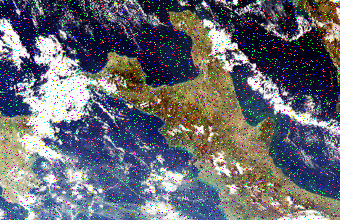
%> input picture Quiz 1/Ex5.png, 340 x 220 px
$ octave Ex5.m   (GNU Octave 9; MATLAB toolbox functions it lacks are replaced by stand-ins)
%> lines starting %> are read from the running program, lines starting %| are printed output that depends on the picture
##Ex5. Image Restoration – Noise Reduction and Sharpening

clear, clc, close all;
pkg load image;
FS = 15;

################################################################################
Img = imread('Ex5.png');
%> Img is the input picture: size 220x340x3 uint8; mean R, G, B 102.5, 104.4, 113.4

##1. Read a given noisy color image (‘Ex5.png’). Display the original image in color
## and grayscale format.
gray_Img = rgb2gray(Img);
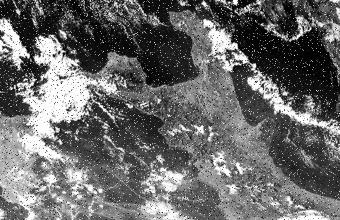
%> gray_Img: size 220x340 uint8; min 0, max 255, mean 104.8

figure(1), clf;
subplot(1, 2, 1), imshow(Img), title('Original Image', "fontsize", FS);
subplot(1, 2, 2), imshow(gray_Img), title('Grayscale Image', "fontsize", FS);

################################################################################

##2. Using a two-dimensional LPF to denoise the original image. Parameters of the
## filter are optional.
h = fspecial('gaussian', [5 5], 1);

denoise_Img = imfilter(gray_Img, h, 'symmetric');
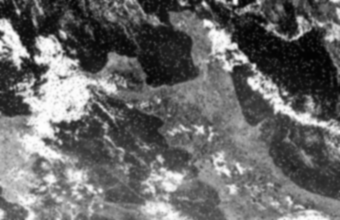
%> denoise_Img: size 220x340 uint8; min 2, max 254, mean 104.8
figure(2), clf;
subplot(1, 3, 1), imshow(Img), title('Original Image', "fontsize", FS);
subplot(1, 3, 2), imshow(gray_Img), title('Grayscale Image', "fontsize", FS);
subplot(1, 3, 3), imshow(denoise_Img), title('Denoised Image', "fontsize", FS);

################################################################################

##3. Using two filters to sharpen the denoise image. Parameters are optional
h1 = [0 -1 0; -1 10 -1; 0 -1 0] / 4;
h2 = [0 -1 0; -1 5 -1; 0 -1 0];

I_sharpened1 = imfilter(denoise_Img, h1, 'replicate');
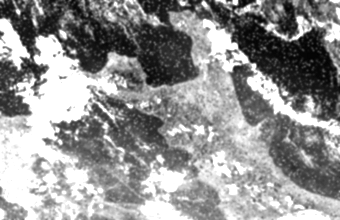
%> I_sharpened1: size 220x340 uint8; min 2, max 255, mean 146.5
I_sharpened2 = imfilter(denoise_Img, h2, 'replicate');
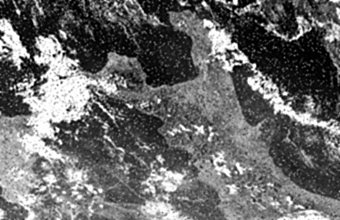
%> I_sharpened2: size 220x340 uint8; min 0, max 255, mean 104.7

figure(3), clf;
subplot(1, 3, 1), imshow(Img), title('Original image', "fontsize", FS);
subplot(1, 3, 2), imshow(I_sharpened1), title('Sharpening image 1', "fontsize", FS);
subplot(1, 3, 3), imshow(I_sharpened2), title('Sharpening image 2', "fontsize", FS);

$ run again, with Quiz 1/Ex6.png copied over Quiz 1/Ex5.png
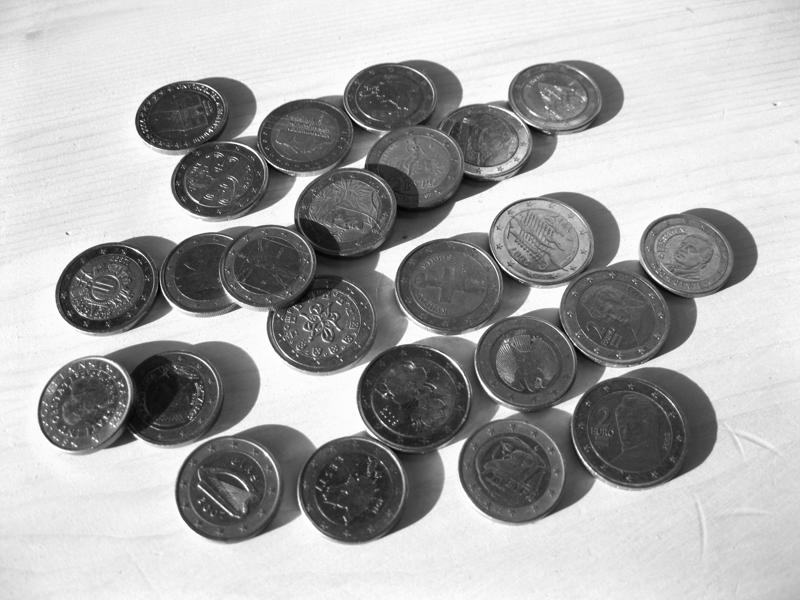
%> input picture Quiz 1/Ex6.png, 800 x 600 px
%> Img is the input picture: size 600x800 uint8; min 0, max 255, mean 168.4
%> `I_sharpened1 = imfilter(denoise_Img, h1, 'replicate');`:
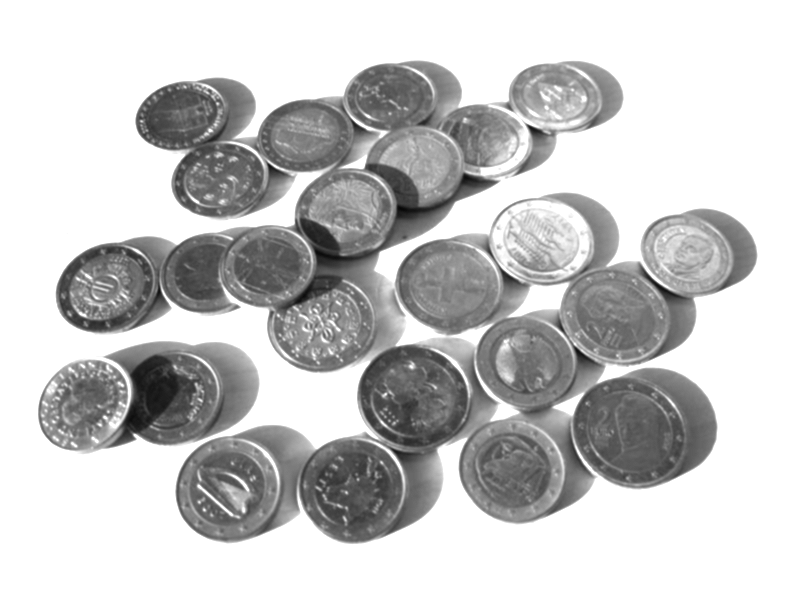
%> I_sharpened1: size 600x800 uint8; min 6, max 255, mean 199.1

$ run again, with Quiz 1/Ex3a.png copied over Quiz 1/Ex5.png
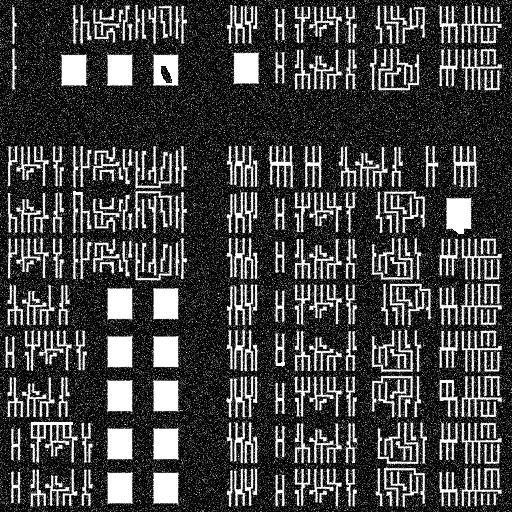
%> input picture Quiz 1/Ex3a.png, 512 x 512 px
%> Img is the input picture: size 512x512 uint8; min 0, max 255, mean 66.5
%> `I_sharpened1 = imfilter(denoise_Img, h1, 'replicate');`:
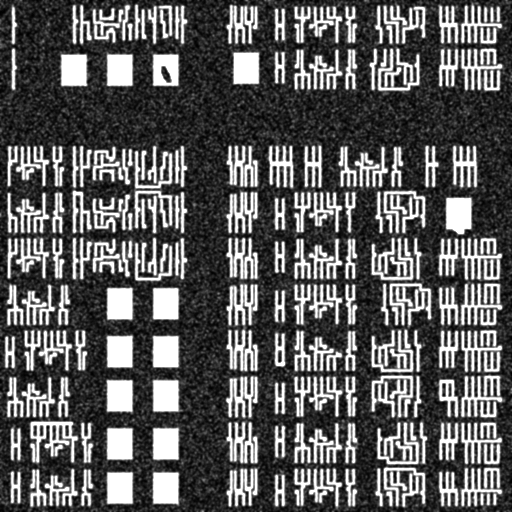
%> I_sharpened1: size 512x512 uint8; min 0, max 255, mean 91.8
%> `I_sharpened2 = imfilter(denoise_Img, h2, 'replicate');`:
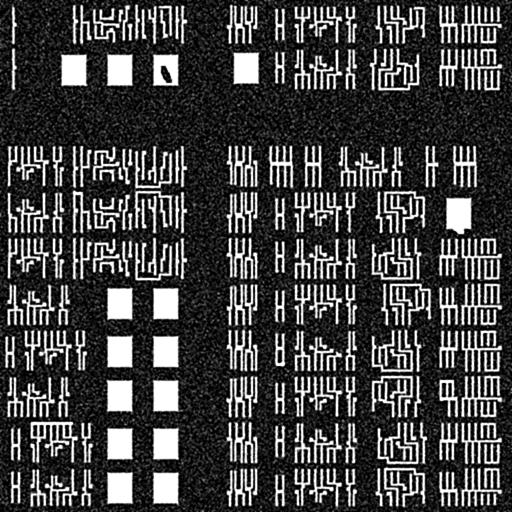
%> I_sharpened2: size 512x512 uint8; min 0, max 255, mean 67.3
